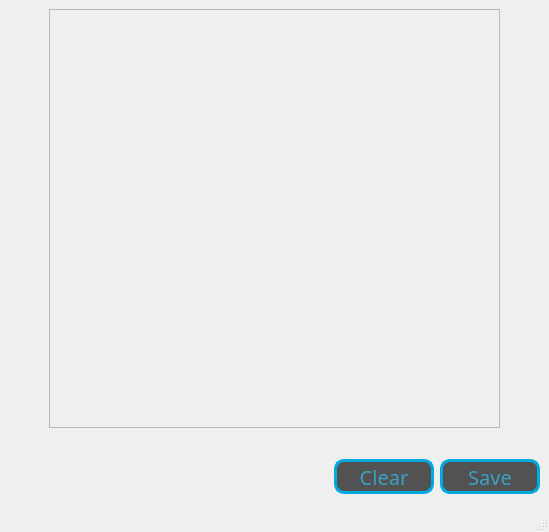
<?xml version="1.0" encoding="UTF-8"?>
<ui version="4.0">
 <class>AddWindow</class>
 <widget class="QMainWindow" name="AddWindow">
  <property name="geometry">
   <rect>
    <x>0</x>
    <y>0</y>
    <width>549</width>
    <height>532</height>
   </rect>
  </property>
  <property name="font">
   <font>
    <family>Montserrat</family>
    <pointsize>13</pointsize>
   </font>
  </property>
  <property name="windowTitle">
   <string>Editor</string>
  </property>
  <widget class="QWidget" name="centralwidget">
   <layout class="QGridLayout" name="gridLayout">
    <item row="0" column="0">
     <layout class="QHBoxLayout" name="horizontalLayout_2">
      <property name="rightMargin">
       <number>0</number>
      </property>
      <item>
       <spacer name="horizontalSpacer">
        <property name="orientation">
         <enum>Qt::Horizontal</enum>
        </property>
        <property name="sizeType">
         <enum>QSizePolicy::Preferred</enum>
        </property>
        <property name="sizeHint" stdset="0">
         <size>
          <width>40</width>
          <height>20</height>
         </size>
        </property>
       </spacer>
      </item>
      <item>
       <widget class="QScrollArea" name="scrollArea">
        <property name="widgetResizable">
         <bool>true</bool>
        </property>
        <widget class="QWidget" name="scrollAreaWidgetContents">
         <property name="geometry">
          <rect>
           <x>0</x>
           <y>0</y>
           <width>435</width>
           <height>393</height>
          </rect>
         </property>
         <layout class="QVBoxLayout" name="verticalLayout_2">
          <item>
           <layout class="QVBoxLayout" name="verticalLayout">
            <property name="rightMargin">
             <number>0</number>
            </property>
           </layout>
          </item>
         </layout>
        </widget>
       </widget>
      </item>
      <item>
       <spacer name="horizontalSpacer_2">
        <property name="orientation">
         <enum>Qt::Horizontal</enum>
        </property>
        <property name="sizeType">
         <enum>QSizePolicy::Preferred</enum>
        </property>
        <property name="sizeHint" stdset="0">
         <size>
          <width>40</width>
          <height>20</height>
         </size>
        </property>
       </spacer>
      </item>
     </layout>
    </item>
    <item row="1" column="0">
     <layout class="QHBoxLayout" name="horizontalLayout_3">
      <property name="topMargin">
       <number>25</number>
      </property>
      <property name="bottomMargin">
       <number>0</number>
      </property>
      <item>
       <spacer name="horizontalSpacer_3">
        <property name="orientation">
         <enum>Qt::Horizontal</enum>
        </property>
        <property name="sizeHint" stdset="0">
         <size>
          <width>40</width>
          <height>20</height>
         </size>
        </property>
       </spacer>
      </item>
      <item>
       <widget class="QPushButton" name="clearBtn">
        <property name="minimumSize">
         <size>
          <width>100</width>
          <height>35</height>
         </size>
        </property>
        <property name="font">
         <font>
          <family>Montserrat</family>
          <pointsize>15</pointsize>
         </font>
        </property>
        <property name="styleSheet">
         <string notr="true">QPushButton
{
	background-color: #525252;
	color: #37A2C3;
	border: 3px solid #00AADF;
	border-radius: 10px;
}

QPushButton:hover
{
	border: 4px solid #3CC7F2;
	font-weight: bold;
	color: #51B4D2;
}</string>
        </property>
        <property name="text">
         <string>Clear</string>
        </property>
       </widget>
      </item>
      <item>
       <widget class="QPushButton" name="savebtn">
        <property name="minimumSize">
         <size>
          <width>100</width>
          <height>35</height>
         </size>
        </property>
        <property name="font">
         <font>
          <family>Montserrat</family>
          <pointsize>15</pointsize>
         </font>
        </property>
        <property name="styleSheet">
         <string notr="true">QPushButton
{
	background-color: #525252;
	color: #37A2C3;
	border: 3px solid #00AADF;
	border-radius: 10px;
}

QPushButton:hover
{
	border: 4px solid #3CC7F2;
	font-weight: bold;
	color: #51B4D2;
}</string>
        </property>
        <property name="text">
         <string>Save</string>
        </property>
       </widget>
      </item>
     </layout>
    </item>
   </layout>
  </widget>
  <widget class="QMenuBar" name="menubar">
   <property name="geometry">
    <rect>
     <x>0</x>
     <y>0</y>
     <width>549</width>
     <height>25</height>
    </rect>
   </property>
  </widget>
  <widget class="QStatusBar" name="statusbar"/>
 </widget>
 <resources/>
 <connections/>
</ui>
